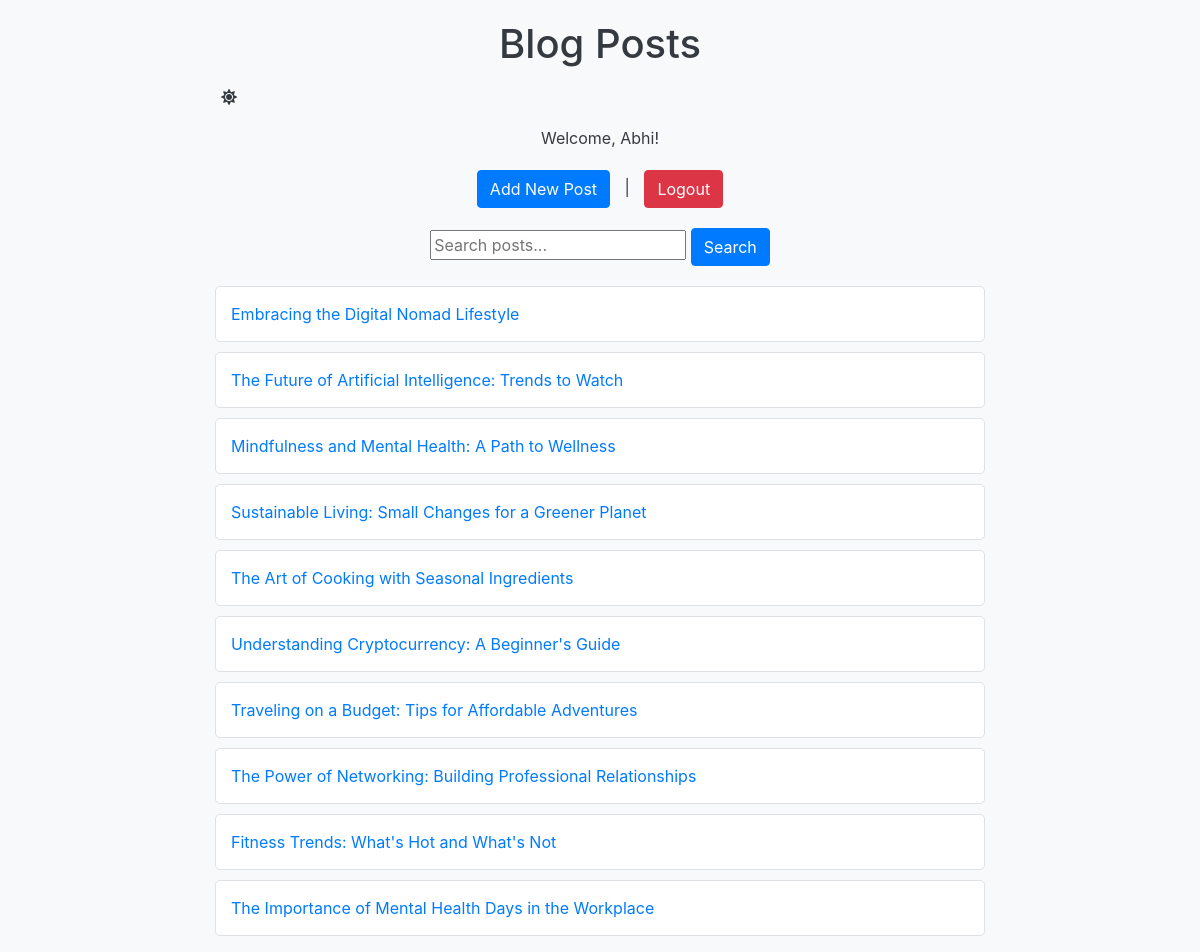
The app's page / (signed in) with its own data.
### blog/models.py (models this page shows, shortened)
class Post(models.Model):
    title = models.CharField(max_length=200)
    content = models.TextField()
    author = models.CharField(max_length=100)
    created_at = models.DateTimeField(auto_now_add=True)

### blog/views.py (the view)
# urls.py: path('', post_list, name='post_list'),
def post_list(request):
    query = request.GET.get('q')  # Get the search query from the URL
    if query:
        posts = Post.objects.filter(title__icontains=query)  # Filter posts based on title
    else:
        posts = Post.objects.all()  # Get all posts if no query
    return render(request, 'blog/post_list.html', {'posts': posts})

### blog/templates/blog/post_list.html (shortened to what this page needs)
<!DOCTYPE html>
<html lang="en">
<head>
    <link rel="stylesheet" href="https://maxcdn.bootstrapcdn.com/bootstrap/4.5.2/css/bootstrap.min.css">
    <link rel="stylesheet" href="https://cdnjs.cloudflare.com/ajax/libs/font-awesome/5.15.4/css/all.min.css">
</head>
<body>
    <div class="container">
        <h1>Blog Posts</h1>
        <button class="toggle-btn" id="theme-toggle">
            <i class="fas fa-sun"></i>
        </button>
        {% if user.is_authenticated %}
            <div class="welcome">
                <p>Welcome, {{ user.username }}!</p>
            </div>
            <div class="nav-links">
                <a href="{% url 'create_post' %}" class="btn btn-primary">Add New Post</a> |
                <a href="{% url 'logout' %}" class="btn btn-danger">Logout</a>
            </div>
            <div class="nav-links">
                <form method="get" action="{% url 'post_list' %}">
                    <input type="text" name="q" placeholder="Search posts..." required>
                    <button class="btn btn-primary" type="submit">Search</button>
                </form>
            </div>
        {% endif %}
        <ul class="post-list">
            {% for post in posts %}
                <li>
                    <a href="{% url 'post_detail' post.id %}" style="text-decoration: none; color: #007bff;">{{ post.title }}</a>
                </li>
            {% endfor %}
        </ul>
    </div>
</body>
</html>

### blog/templates/blog/post_list.html (style rules this page uses)
body { transition: background-color 0.5s, color 0.5s; background-color: #f8f9fa; color: #343a40; }
h1 { text-align: center; margin: 20px 0; }
.container { max-width: 800px; margin: 0 auto; }
.welcome { text-align: center; margin: 20px 0; }
.post-list { list-style-type: none; padding: 0; }
.post-list li { background: #ffffff; border: 1px solid #dee2e6; border-radius: 5px; padding: 15px; margin: 10px 0; transition: transform 0.2s; }
.nav-links { text-align: center; margin: 20px 0; }
.nav-links a { margin: 0 10px; }
.toggle-btn { cursor: pointer; background-color: transparent; border: none; color: inherit; font-size: 16px; display: flex; align-items: center; }
.toggle-btn i { margin-right: 5px; }

### records on screen
Post: title "Embracing the Digital Nomad Lifestyle"
Post: title "The Future of Artificial Intelligence: Trends to Watch"
Post: title "Mindfulness and Mental Health: A Path to Wellness"
Post: title "Sustainable Living: Small Changes for a Greener Planet"
Post: title "The Art of Cooking with Seasonal Ingredients"
Post: title "Understanding Cryptocurrency: A Beginner's Guide"
Post: title "Traveling on a Budget: Tips for Affordable Adventures"
Post: title "The Power of Networking: Building Professional Relationships"
Post: title "Fitness Trends: What's Hot and What's Not"
Post: title "The Importance of Mental Health Days in the Workplace"

### other values on screen
{{ user.username }} "Abhi"
